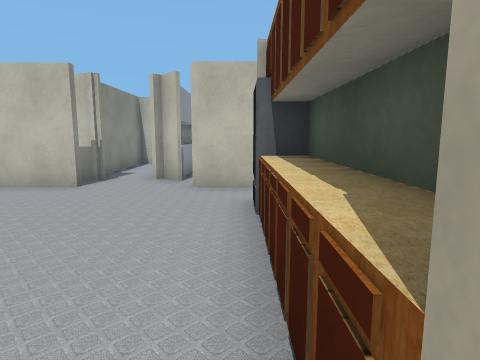
View 1 (above)

12 first-person views from a walk through a world built for the Gazebo simulator. The camera is 1.2 m above the floor, tilts 8° down and sees 75° across. The lines on the ground mark 1 m squares. The floor is counted in squares, 1 m on a side. Each view is taken from the middle of a square. On the plan, view 1 faces up. The plan holds only what a view shows up to about 13 squares ahead; the rest is blank. The place goes on beyond the plan. Some surface patterns are stand-ins.

View 2
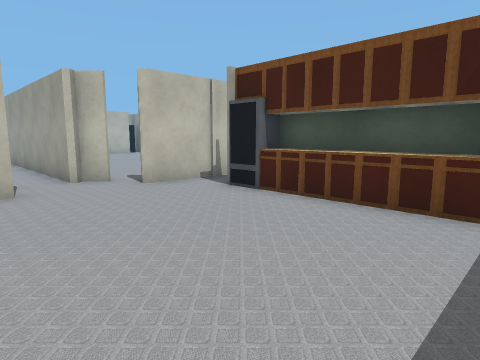

View 3
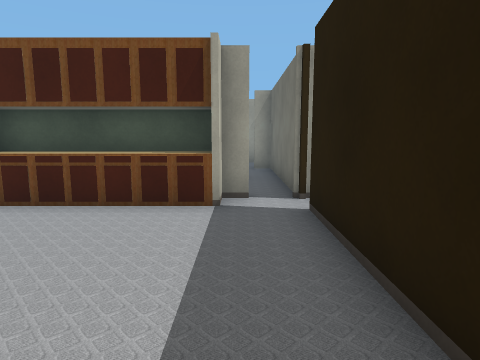

View 4
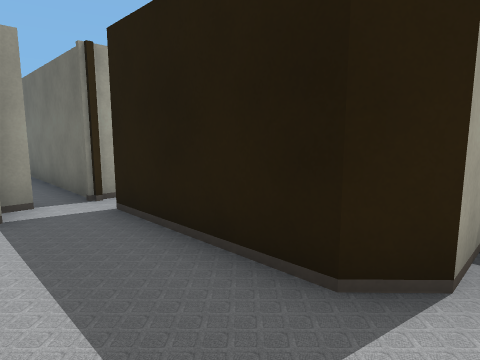

View 5
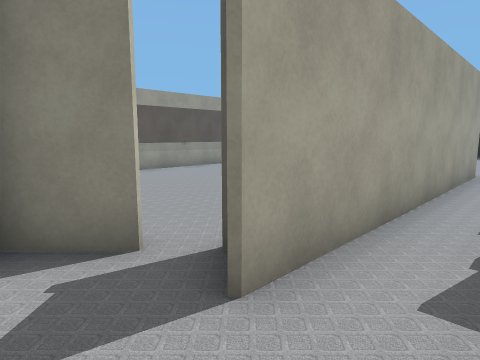

View 6
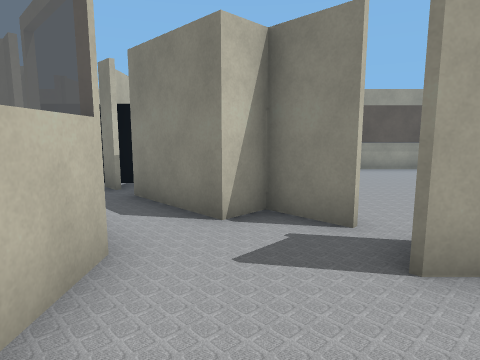

View 7
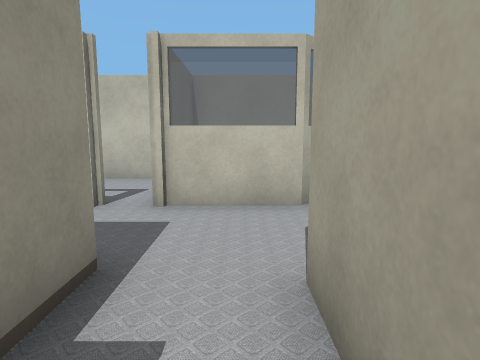

View 8
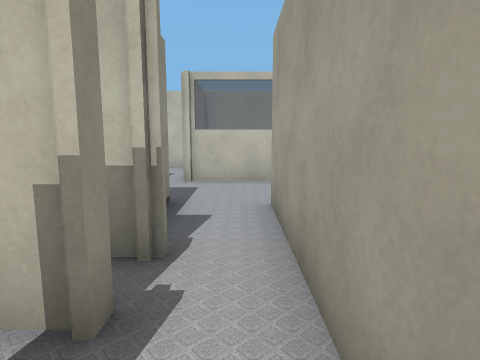

View 9
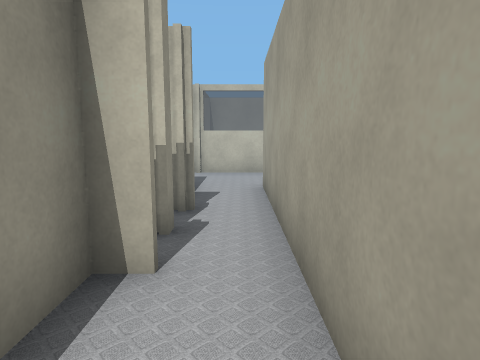

View 10
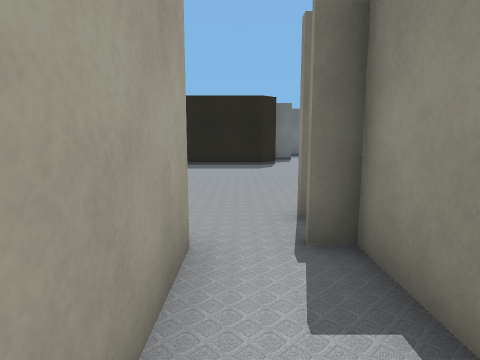

View 11
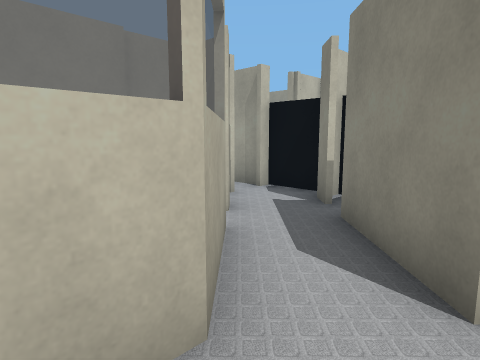

View 12
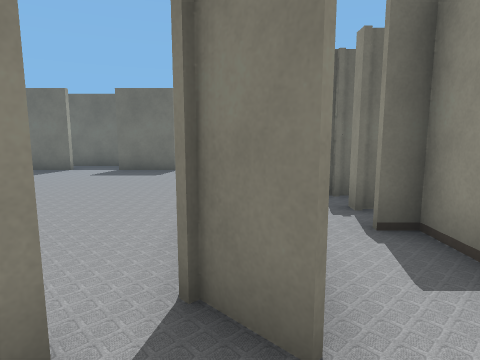

### Floor plan
Points are (right, up) in squares from view 1. A wall is a line through its corners. A room is listed if a view was taken in it or the views show most of it. See-through windows are left out.
Room 1 (views 1, 2, 3, 4)
walls: (0.3, 0.3) (0.3, 5.8); (-3.8, 7.2) (-5.5, 7.2); (0.5, 0.3) (0.5, 4.6); (1, -0.2) (1, 4.7) (0.1, 4.7); (-4.6, -2.9) (-4.6, -1.8) (-3.9, -1.1) (0.1, -1.1); (1.8, 7.2) (-1, 7.2)
ways out: opening at (-3, 8) to room 2
Room 2 (views 5, 6, 7, 8, 9, 10, 11, 12)
walls: (-3.9, 15.1) (-3.9, 14.8); (-4.3, 13.6) (-4.3, 8.7); (-4.3, 18.8) (-4.3, 16.1); (-1, 18.5) (0.1, 19.6) (-0.6, 20.2) (1, 21.8); (-2.5, 8.6) (-2.5, 18.6) (-1.6, 17.7); (-3.6, 8.5) (-4.4, 8.5); (-0.2, 23) (-1.9, 21.3) (-4.6, 21.3); (-1.6, 8.3) (-2.2, 8.8)
ways out: opening at (-3, 8) to room 1; opening at (-4, 8); gap at (-5, 21)

Positions as (right, up) in squares from view 1, and headings:
1: (0, 0), facing up
2: (-5, 0), facing up-right
3: (-5, 0), facing right
4: (-5, 1), facing down-right
5: (-4, 20), facing down-right
6: (-5, 20), facing right
7: (-3, 16), facing up
8: (-3, 13), facing up
9: (-3, 11), facing up
10: (-3, 12), facing down
11: (-3, 20), facing up-right
12: (-2, 20), facing down
